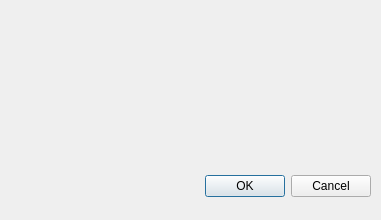
<?xml version="1.0" encoding="UTF-8"?>
<ui version="4.0">
 <class>Dialog</class>
 <widget class="QDialog" name="Dialog">
  <property name="geometry">
   <rect>
    <x>0</x>
    <y>0</y>
    <width>381</width>
    <height>220</height>
   </rect>
  </property>
  <property name="windowTitle">
   <string>Dialog</string>
  </property>
  <widget class="QDialogButtonBox" name="buttonBox">
   <property name="geometry">
    <rect>
     <x>30</x>
     <y>170</y>
     <width>341</width>
     <height>32</height>
    </rect>
   </property>
   <property name="orientation">
    <enum>Qt::Horizontal</enum>
   </property>
   <property name="standardButtons">
    <set>QDialogButtonBox::Cancel|QDialogButtonBox::Ok</set>
   </property>
  </widget>
 </widget>
 <resources/>
 <connections>
  <connection>
   <sender>buttonBox</sender>
   <signal>accepted()</signal>
   <receiver>Dialog</receiver>
   <slot>accept()</slot>
   <hints>
    <hint type="sourcelabel">
     <x>248</x>
     <y>254</y>
    </hint>
    <hint type="destinationlabel">
     <x>157</x>
     <y>274</y>
    </hint>
   </hints>
  </connection>
  <connection>
   <sender>buttonBox</sender>
   <signal>rejected()</signal>
   <receiver>Dialog</receiver>
   <slot>reject()</slot>
   <hints>
    <hint type="sourcelabel">
     <x>316</x>
     <y>260</y>
    </hint>
    <hint type="destinationlabel">
     <x>286</x>
     <y>274</y>
    </hint>
   </hints>
  </connection>
 </connections>
</ui>
